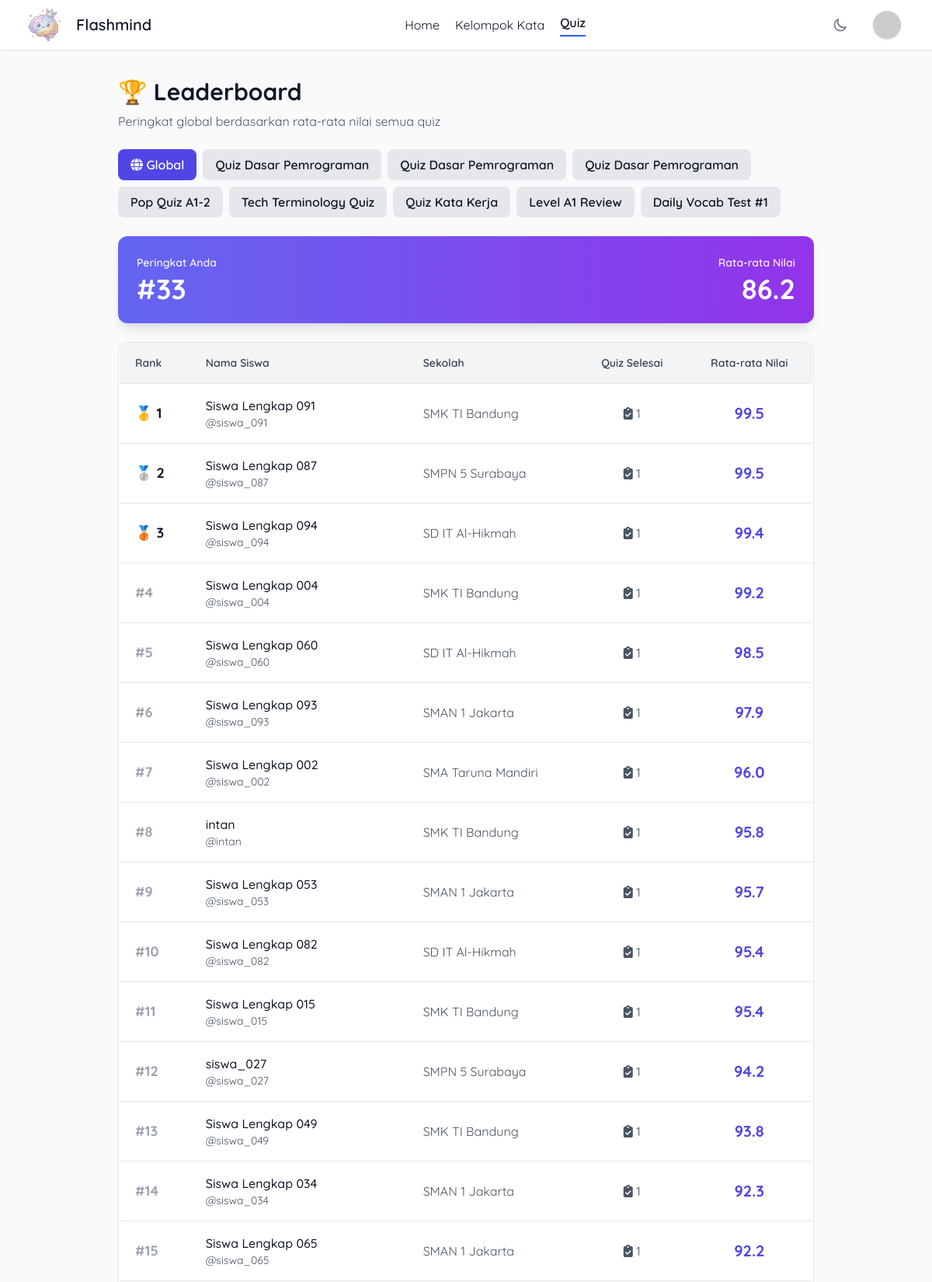
The app's page /index.php?action=quiz&method=leaderboard (signed in, upper part) with its own data.
### tables this page shows
CREATE TABLE `quiz` (
  `id_quiz` int NOT NULL AUTO_INCREMENT,
  `nama_quiz` varchar(100) NOT NULL,
  `durasi` time DEFAULT NULL,
  `waktu_pelaksanaan` datetime DEFAULT NULL,
  `waktu_berakhir` datetime DEFAULT NULL,
  `admin_id` int DEFAULT NULL,
  PRIMARY KEY (`id_quiz`),
  KEY `admin_id` (`admin_id`),
  CONSTRAINT `quiz_ibfk_1` FOREIGN KEY (`admin_id`) REFERENCES `admin` (`id_admin`)
);

CREATE TABLE `siswa` (
  `id_siswa` int NOT NULL AUTO_INCREMENT,
  `username` varchar(50) NOT NULL,
  `nama` varchar(150) NOT NULL,
  `password` varchar(255) NOT NULL,
  `sekolah_id` int DEFAULT NULL,
  `avatar` varchar(100) DEFAULT NULL,
  PRIMARY KEY (`id_siswa`),
  UNIQUE KEY `username` (`username`),
  KEY `sekolah_id` (`sekolah_id`),
  CONSTRAINT `siswa_ibfk_1` FOREIGN KEY (`sekolah_id`) REFERENCES `sekolah` (`id_sekolah`)
);

CREATE TABLE `sekolah` (
  `id_sekolah` int NOT NULL AUTO_INCREMENT,
  `nama_sekolah` varchar(100) NOT NULL,
  PRIMARY KEY (`id_sekolah`)
);

### controller/siswa/quizController.php (called while the page is built, shortened)
<?php
include "config/koneksi.php";
include "model/siswa/quizModel.php";
function leaderboard() {
    $quiz_id = $_GET['quiz_id'] ?? null;
    if ($quiz_id) {
        $leaderboard = getLeaderboard($quiz_id);
        $quiz = getQuizById($quiz_id);
    } else {
        $leaderboard = getLeaderboard();
        $quiz = null;
    }
    include "view/siswa/quiz/leaderboard.php";
}

### index.php (called while the page is built, shortened)
<?php
$method = $_GET['method'] ?? 'index';
$method();

### model/siswa/quizModel.php (called while the page is built, shortened)
<?php
function getAllQuiz() {
    global $conn;
    $sql = "SELECT * FROM quiz ORDER BY id_quiz DESC";
    $result = mysqli_query($conn, $sql);
    $data = [];
    while ($row = mysqli_fetch_assoc($result)) {
        $data[] = $row;
    }
    return $data;
}
function getLeaderboard($quiz_id = null) {
    global $conn;
    if ($quiz_id) {
        $sql = "SELECT hq.*, s.nama, s.username, sk.nama_sekolah, q.nama_quiz
                FROM hasil_quiz hq
                JOIN siswa s ON hq.siswa_id = s.id_siswa
                LEFT JOIN sekolah sk ON s.sekolah_id = sk.id_sekolah
                JOIN quiz q ON hq.quiz_id = q.id_quiz
                WHERE hq.quiz_id = '$quiz_id'
                ORDER BY hq.skor_akhir DESC, hq.id_hasil ASC
                LIMIT 50";
    } else {
        $sql = "SELECT s.id_siswa, s.nama, s.username, sk.nama_sekolah,
                AVG(hq.skor_akhir) as avg_score,
                COUNT(hq.id_hasil) as total_quiz
                FROM siswa s
                LEFT JOIN sekolah sk ON s.sekolah_id = sk.id_sekolah
                JOIN hasil_quiz hq ON s.id_siswa = hq.siswa_id
                GROUP BY s.id_siswa, s.nama, s.username, sk.nama_sekolah
                ORDER BY avg_score DESC, total_quiz DESC
                LIMIT 50";
    }
    $result = mysqli_query($conn, $sql);
    $data = [];
    while ($row = mysqli_fetch_assoc($result)) {
        $data[] = $row;
    }
    return $data;
}

### view/siswa/quiz/leaderboard.php (the view, shortened to what this page needs)
<!DOCTYPE html>
<html lang="id" class="h-full">
<head>
    <script src="https://cdn.tailwindcss.com"></script>
    <link rel="stylesheet" href="https://cdnjs.cloudflare.com/ajax/libs/font-awesome/6.5.0/css/all.min.css">
</head>
<body class="bg-gray-50 dark:bg-gray-900 min-h-full font-[Quicksand]">
    <?php include "component/navbar.php"; ?>
    <main class="w-full px-6 py-5 mt-20">
        <div class="max-w-4xl mx-auto">
            <div class="mb-6">
                <h1 class="text-3xl font-bold text-gray-900 dark:text-gray-100 mb-2">
                    🏆 Leaderboard
                </h1>
                <?php if ($quiz): ?>
                    <p class="text-gray-600 dark:text-gray-400">
                        Quiz: <span class="font-semibold"><?= htmlspecialchars($quiz['nama_quiz']) ?></span>
                    </p>
                <?php else: ?>
                    <p class="text-gray-600 dark:text-gray-400">
                        Peringkat global berdasarkan rata-rata nilai semua quiz
                    </p>
                <?php endif; ?>
            </div>
            <div class="mb-6 flex gap-2 flex-wrap">
                <a href="index.php?action=quiz&method=leaderboard"
                   class="<?= !$quiz ? 'bg-indigo-600 text-white' : 'bg-gray-200 dark:bg-gray-700 text-gray-900 dark:text-gray-100' ?> px-4 py-2 rounded-lg font-semibold transition hover:opacity-80">
                    <i class="fa-solid fa-globe"></i> Global
                </a>
                <?php
                $all_quiz = getAllQuiz();
                foreach ($all_quiz as $q):
                ?>
                    <a href="index.php?action=quiz&method=leaderboard&quiz_id=<?= $q['id_quiz'] ?>"
                       class="<?= ($quiz && $quiz['id_quiz'] == $q['id_quiz']) ? 'bg-indigo-600 text-white' : 'bg-gray-200 dark:bg-gray-700 text-gray-900 dark:text-gray-100' ?> px-4 py-2 rounded-lg font-semibold transition hover:opacity-80">
                        <?= htmlspecialchars($q['nama_quiz']) ?>
                    </a>
                <?php endforeach; ?>
            </div>
            <?php if (empty($leaderboard)): ?>
                <div class="bg-yellow-50 dark:bg-yellow-900/20 border border-yellow-200 dark:border-yellow-800 p-5 rounded-lg">
                    <p class="text-yellow-800 dark:text-yellow-200">
                        <i class="fa-solid fa-info-circle"></i> Belum ada data untuk leaderboard ini.
                    </p>
                </div>
            <?php else: ?>
                <?php
                $current_user_id = $_SESSION['id_siswa'] ?? null;
                $user_rank_info = null;
                $temp_rank = 1;
                foreach ($leaderboard as $entry):
                    if ($current_user_id &&
                        (isset($entry['siswa_id']) && $entry['siswa_id'] == $current_user_id ||
                         isset($entry['id_siswa']) && $entry['id_siswa'] == $current_user_id)) {
                        $user_rank_info = [
                            'rank' => $temp_rank,
                            'entry' => $entry
                        ];
                        break;
                    }
                    $temp_rank++;
                endforeach;
                ?>
                <?php if ($user_rank_info): ?>
                    <div class="mb-6 bg-gradient-to-r from-indigo-500 to-purple-600 rounded-xl p-6 text-white shadow-lg">
                        <div class="flex items-center justify-between">
                            <div>
                                <p class="text-sm font-semibold opacity-90">Peringkat Anda</p>
                                <p class="text-4xl font-bold mt-1">
                                    <?php
                                        $rank = $user_rank_info['rank'];
                                        if ($rank == 1) echo '🥇';
                                        elseif ($rank == 2) echo '🥈';
                                        elseif ($rank == 3) echo '🥉';
                                        else echo '#' . $rank;
                                    ?>
                                </p>
                            </div>
                            <div class="text-right">
                                <p class="text-sm font-semibold opacity-90">
                                    <?php if (!$quiz): ?>
                                        Rata-rata Nilai
                                    <?php else: ?>
                                        Nilai Quiz Ini
                                    <?php endif; ?>
                                </p>
                                <p class="text-4xl font-bold mt-1">
                                    <?php if (!$quiz): ?>
                                        <?= number_format($user_rank_info['entry']['avg_score'], 1) ?>
                                    <?php else: ?>
                                        <?= number_format($user_rank_info['entry']['skor_akhir'], 1) ?>
                                    <?php endif; ?>
                                </p>
                            </div>
                        </div>
                    </div>
                <?php endif; ?>
                <div class="bg-white dark:bg-gray-800 rounded-xl border border-gray-200 dark:border-gray-700 shadow-sm overflow-hidden">
                    <table class="w-full text-left">
                        <thead class="bg-gray-100 dark:bg-gray-700">
                            <tr>
                                <th class="py-4 px-5 text-gray-700 dark:text-gray-300 text-sm font-semibold">Rank</th>
                                <th class="py-4 px-5 text-gray-700 dark:text-gray-300 text-sm font-semibold">Nama Siswa</th>
                                <th class="py-4 px-5 text-gray-700 dark:text-gray-300 text-sm font-semibold">Sekolah</th>
                                <?php if (!$quiz): ?>
                                    <th class="py-4 px-5 text-gray-700 dark:text-gray-300 text-sm font-semibold text-center">Quiz Selesai</th>
                                    <th class="py-4 px-5 text-gray-700 dark:text-gray-300 text-sm font-semibold text-center">Rata-rata Nilai</th>
                                <?php else: ?>
                                    <th class="py-4 px-5 text-gray-700 dark:text-gray-300 text-sm font-semibold text-center">Nilai</th>
                                <?php endif; ?>
                            </tr>
                        </thead>
                        <tbody>
                            <?php
                            $rank = 1;
                            $current_user_id = $_SESSION['id_siswa'] ?? null;
                            foreach ($leaderboard as $entry):
                                $medal = '';
                                if ($rank == 1) $medal = '🥇';
                                elseif ($rank == 2) $medal = '🥈';
                                elseif ($rank == 3) $medal = '🥉';
                                $is_current_user = $current_user_id &&
                                                   (isset($entry['siswa_id']) && $entry['siswa_id'] == $current_user_id ||
                                                    isset($entry['id_siswa']) && $entry['id_siswa'] == $current_user_id);
                                $row_class = $is_current_user ? 'bg-indigo-50 dark:bg-indigo-900/20 border-2 border-indigo-500' : '';
                            ?>
                            <tr class="border-t border-gray-200 dark:border-gray-700 hover:bg-gray-50 dark:hover:bg-gray-700/40 transition <?= $row_class ?>">
                                <td class="py-4 px-5 text-gray-900 dark:text-gray-100 font-bold text-lg">
                                    <?= $medal ?: '<span class="text-gray-400">#' . $rank . '</span>' ?> <?= $medal ? $rank : '' ?>
                                </td>
                                <td class="py-4 px-5 text-gray-900 dark:text-gray-100">
                                    <div class="font-medium">
                                        <?= htmlspecialchars($entry['nama']) ?>
                                    </div>
                                    <div class="text-sm text-gray-600 dark:text-gray-400">@<?= htmlspecialchars($entry['username']) ?></div>
                                </td>
                                <td class="py-4 px-5 text-gray-600 dark:text-gray-400">
                                    <?= htmlspecialchars($entry['nama_sekolah'] ?? '-') ?>
                                </td>
                                <?php if (!$quiz): ?>
                                    <td class="py-4 px-5 text-center text-gray-600 dark:text-gray-300">
                                        <i class="fa-solid fa-clipboard-check"></i> <?= $entry['total_quiz'] ?>
                                    </td>
                                    <td class="py-4 px-5 text-center">
                                        <span class="text-xl font-bold text-indigo-600 dark:text-indigo-400">
                                            <?= number_format($entry['avg_score'], 1) ?>
                                        </span>
                                    </td>
                                <?php endif; ?>
                            </tr>
                            <?php
                            $rank++;
                            endforeach;
                            ?>
                        </tbody>
                    </table>
                </div>
            <?php endif; ?>
        </div>
    </main>
</body>
</html>

### component/navbar-style.php (style rules this page uses)
body { font-family: 'Quicksand', sans-serif; }

### records on screen
quiz: nama_quiz "Quiz Dasar Pemrograman"
quiz: nama_quiz "Quiz Dasar Pemrograman"
quiz: nama_quiz "Quiz Dasar Pemrograman"
quiz: nama_quiz "Pop Quiz A1-2"
quiz: nama_quiz "Tech Terminology Quiz"
quiz: nama_quiz "Quiz Kata Kerja"
quiz: nama_quiz "Level A1 Review"
quiz: nama_quiz "Daily Vocab Test #1"
siswa: rank "🥇", nama "Siswa Lengkap 091", username "siswa_091", sekolah.nama_sekolah "SMK TI Bandung", total_quiz "1", avg_score "99.5"
siswa: rank "🥈", nama "Siswa Lengkap 087", username "siswa_087", sekolah.nama_sekolah "SMPN 5 Surabaya", total_quiz "1", avg_score "99.5"
siswa: rank "🥉", nama "Siswa Lengkap 094", username "siswa_094", sekolah.nama_sekolah "SD IT Al-Hikmah", total_quiz "1", avg_score "99.4"
siswa: rank "#4", nama "Siswa Lengkap 004", username "siswa_004", sekolah.nama_sekolah "SMK TI Bandung", total_quiz "1", avg_score "99.2"
siswa: rank "#5", nama "Siswa Lengkap 060", username "siswa_060", sekolah.nama_sekolah "SD IT Al-Hikmah", total_quiz "1", avg_score "98.5"
siswa: rank "#6", nama "Siswa Lengkap 093", username "siswa_093", sekolah.nama_sekolah "SMAN 1 Jakarta", total_quiz "1", avg_score "97.9"
siswa: rank "#7", nama "Siswa Lengkap 002", username "siswa_002", sekolah.nama_sekolah "SMA Taruna Mandiri", total_quiz "1", avg_score "96.0"
siswa: rank "#8", nama "intan", username "intan", sekolah.nama_sekolah "SMK TI Bandung", total_quiz "1", avg_score "95.8"
siswa: rank "#9", nama "Siswa Lengkap 053", username "siswa_053", sekolah.nama_sekolah "SMAN 1 Jakarta", total_quiz "1", avg_score "95.7"
siswa: rank "#10", nama "Siswa Lengkap 082", username "siswa_082", sekolah.nama_sekolah "SD IT Al-Hikmah", total_quiz "1", avg_score "95.4"
siswa: rank "#11", nama "Siswa Lengkap 015", username "siswa_015", sekolah.nama_sekolah "SMK TI Bandung", total_quiz "1", avg_score "95.4"
siswa: rank "#12", nama "siswa_027", username "siswa_027", sekolah.nama_sekolah "SMPN 5 Surabaya", total_quiz "1", avg_score "94.2"
siswa: rank "#13", nama "Siswa Lengkap 049", username "siswa_049", sekolah.nama_sekolah "SMK TI Bandung", total_quiz "1", avg_score "93.8"
siswa: rank "#14", nama "Siswa Lengkap 034", username "siswa_034", sekolah.nama_sekolah "SMAN 1 Jakarta", total_quiz "1", avg_score "92.3"
siswa: rank "#15", nama "Siswa Lengkap 065", username "siswa_065", sekolah.nama_sekolah "SMAN 1 Jakarta", total_quiz "1", avg_score "92.2"

### other values on screen
$rank "33"
$user_rank_info['entry']['avg_score'] "86.2"
